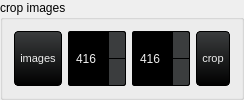
                 <widget class="QGroupBox" name="groupBox_19">
                  <property name="title">
                   <string>crop images</string>
                  </property>
                  <layout class="QHBoxLayout" name="horizontalLayout_15">
                   <item>
                    <widget class="QPushButton" name="select_images_crop">
                     <property name="sizePolicy">
                      <sizepolicy hsizetype="Preferred" vsizetype="Preferred">
                       <horstretch>0</horstretch>
                       <verstretch>0</verstretch>
                      </sizepolicy>
                     </property>
                     <property name="minimumSize">
                      <size>
                       <width>0</width>
                       <height>0</height>
                      </size>
                     </property>
                     <property name="styleSheet">
                      <string notr="true">QPushButton {
    background-color: qlineargradient(spread:repeat, x1:1, y1:0, x2:1, y2:1, stop:0 rgb(59, 61, 62), stop:1 rgb(0, 0, 0));
    color: rgb(238, 238, 238);
  	font-size: 8pt;

    border-style: solid;
    border-width: 1px;
    border-radius: 4px;
    border-color: rgb(0, 0, 0);
    padding: 5px;
}

QPushButton:flat {
    background-color: transparent;
    border: none;
    color: rgb(238, 238, 238);
}

QPushButton:disabled {
    background-color: #404040;
    color: #656565;
    border-color: rgb(0, 0, 0);
}

QPushButton:hover {
    background-color: rgba(236, 157, 0, 51);
    border: 1px solid rgb(236, 157, 0);
}

QPushButton:pressed {
    background-color: qlineargradient(spread:repeat, x1:1, y1:0, x2:1, y2:1, stop:0 rgb(28, 28, 32), stop:1 rgb(0, 0, 0));
    border: 1px solid rgb(236, 157, 0);
}

QPushButton:checked {
    background-color: qlineargradient(spread:repeat, x1:1, y1:0, x2:1, y2:1, stop:0 rgb(28, 28, 32), stop:1 rgb(0, 0, 0));
    border: 1px solid #222;
}</string>
                     </property>
                     <property name="text">
                      <string>images</string>
                     </property>
                    </widget>
                   </item>
                   <item>
                    <widget class="QSpinBox" name="h_img">
                     <property name="sizePolicy">
                      <sizepolicy hsizetype="Preferred" vsizetype="Preferred">
                       <horstretch>0</horstretch>
                       <verstretch>0</verstretch>
                      </sizepolicy>
                     </property>
                     <property name="maximumSize">
                      <size>
                       <width>16777215</width>
                       <height>16777215</height>
                      </size>
                     </property>
                     <property name="baseSize">
                      <size>
                       <width>416</width>
                       <height>416</height>
                      </size>
                     </property>
                     <property name="styleSheet">
                      <string notr="true">QSpinBox, QDoubleSpinBox, QDateTimeEdit {
    background-color: rgb(0, 0, 0) /*bg_gen*/;
    color: rgb(238, 238, 238) /*txt*/;
    border: 1px solid #000;
    padding: 3px;
    padding-left: 5px;
    border-radius: 2px;
}

QDoubleSpinBox::up-button, QSpinBox::up-button, QDateTimeEdit::up-button {
    border-top-right-radius: 2px;
    background-color: rgb(59, 61, 62) /*bg_alt*/;
    width: 16px;
    border-width: 1px;
}

QDoubleSpinBox::up-button:hover, QSpinBox::up-button:hover, QDateTimeEdit::up-button:hover {
    background-color: orange;
}

QDoubleSpinBox::up-button:pressed, QSpinBox::up-button:pressed, QDateTimeEdit::up-button:pressed {
    background-color: red;
}

QDoubleSpinBox::up-arrow, QSpinBox::up-arrow, QDateTimeEdit::up-arrow {
    image: url(:/16x16/icons/16x16/up.gif);
    width: 7px;
    height: 7px;
}

QDoubleSpinBox::down-button, QSpinBox::down-button, QDateTimeEdit::down-button {
    border-bottom-right-radius: 2px;
    background-color: rgb(59, 61, 62) /*bg_alt*/;
    width: 16px;
    border-width: 1px;
}

QDoubleSpinBox::down-button:hover, QSpinBox::down-button:hover, QDateTimeEdit::down-button:hover {
    background-color: orange;
}

QDoubleSpinBox::down-button:pressed, QSpinBox::down-button:pressed, QDateTimeEdit::down-button:pressed {
    background-color: red;
}

QDoubleSpinBox::down-arrow, QSpinBox::down-arrow, QDateTimeEdit::down-arrow {
    image: url(:/16x16/icons/16x16/down.gif);
    width: 7px;
    height: 7px;
}</string>
                     </property>
                     <property name="minimum">
                      <number>32</number>
                     </property>
                     <property name="maximum">
                      <number>5000</number>
                     </property>
                     <property name="singleStep">
                      <number>32</number>
                     </property>
                     <property name="value">
                      <number>416</number>
                     </property>
                    </widget>
                   </item>
                   <item>
                    <widget class="QSpinBox" name="w_img">
                     <property name="sizePolicy">
                      <sizepolicy hsizetype="Preferred" vsizetype="Preferred">
                       <horstretch>0</horstretch>
                       <verstretch>0</verstretch>
                      </sizepolicy>
                     </property>
                     <property name="maximumSize">
                      <size>
                       <width>16777215</width>
                       <height>16777215</height>
                      </size>
                     </property>
                     <property name="styleSheet">
                      <string notr="true">QSpinBox, QDoubleSpinBox, QDateTimeEdit {
    background-color: rgb(0, 0, 0) /*bg_gen*/;
    color: rgb(238, 238, 238) /*txt*/;
    border: 1px solid #000;
    padding: 3px;
    padding-left: 5px;
    border-radius: 2px;
}

QDoubleSpinBox::up-button, QSpinBox::up-button, QDateTimeEdit::up-button {
    border-top-right-radius: 2px;
    background-color: rgb(59, 61, 62) /*bg_alt*/;
    width: 16px;
    border-width: 1px;
}

QDoubleSpinBox::up-button:hover, QSpinBox::up-button:hover, QDateTimeEdit::up-button:hover {
    background-color: orange;
}

QDoubleSpinBox::up-button:pressed, QSpinBox::up-button:pressed, QDateTimeEdit::up-button:pressed {
    background-color: red;
}

QDoubleSpinBox::up-arrow, QSpinBox::up-arrow, QDateTimeEdit::up-arrow {
    image: url(:/16x16/icons/16x16/up.gif);
    width: 7px;
    height: 7px;
}

QDoubleSpinBox::down-button, QSpinBox::down-button, QDateTimeEdit::down-button {
    border-bottom-right-radius: 2px;
    background-color: rgb(59, 61, 62) /*bg_alt*/;
    width: 16px;
    border-width: 1px;
}

QDoubleSpinBox::down-button:hover, QSpinBox::down-button:hover, QDateTimeEdit::down-button:hover {
    background-color: orange;
}

QDoubleSpinBox::down-button:pressed, QSpinBox::down-button:pressed, QDateTimeEdit::down-button:pressed {
    background-color: red;
}

QDoubleSpinBox::down-arrow, QSpinBox::down-arrow, QDateTimeEdit::down-arrow {
    image: url(:/16x16/icons/16x16/down.gif);
    width: 7px;
    height: 7px;
}</string>
                     </property>
                     <property name="minimum">
                      <number>32</number>
                     </property>
                     <property name="maximum">
                      <number>5000</number>
                     </property>
                     <property name="singleStep">
                      <number>32</number>
                     </property>
                     <property name="value">
                      <number>416</number>
                     </property>
                    </widget>
                   </item>
                   <item>
                    <widget class="QPushButton" name="crop_img_button">
                     <property name="sizePolicy">
                      <sizepolicy hsizetype="Preferred" vsizetype="Preferred">
                       <horstretch>0</horstretch>
                       <verstretch>0</verstretch>
                      </sizepolicy>
                     </property>
                     <property name="minimumSize">
                      <size>
                       <width>0</width>
                       <height>0</height>
                      </size>
                     </property>
                     <property name="maximumSize">
                      <size>
                       <width>16777215</width>
                       <height>16777215</height>
                      </size>
                     </property>
                     <property name="styleSheet">
                      <string notr="true">QPushButton {
    background-color: qlineargradient(spread:repeat, x1:1, y1:0, x2:1, y2:1, stop:0 rgb(59, 61, 62), stop:1 rgb(0, 0, 0));
    color: rgb(238, 238, 238);
  	font-size: 8pt;

    border-style: solid;
    border-width: 1px;
    border-radius: 4px;
    border-color: rgb(0, 0, 0);
    padding: 5px;
}

QPushButton:flat {
    background-color: transparent;
    border: none;
    color: rgb(238, 238, 238);
}

QPushButton:disabled {
    background-color: #404040;
    color: #656565;
    border-color: rgb(0, 0, 0);
}

QPushButton:hover {
    background-color: rgba(236, 157, 0, 51);
    border: 1px solid rgb(236, 157, 0);
}

QPushButton:pressed {
    background-color: qlineargradient(spread:repeat, x1:1, y1:0, x2:1, y2:1, stop:0 rgb(28, 28, 32), stop:1 rgb(0, 0, 0));
    border: 1px solid rgb(236, 157, 0);
}

QPushButton:checked {
    background-color: qlineargradient(spread:repeat, x1:1, y1:0, x2:1, y2:1, stop:0 rgb(28, 28, 32), stop:1 rgb(0, 0, 0));
    border: 1px solid #222;
}</string>
                     </property>
                     <property name="text">
                      <string>crop</string>
                     </property>
                    </widget>
                   </item>
                  </layout>
                 </widget>
